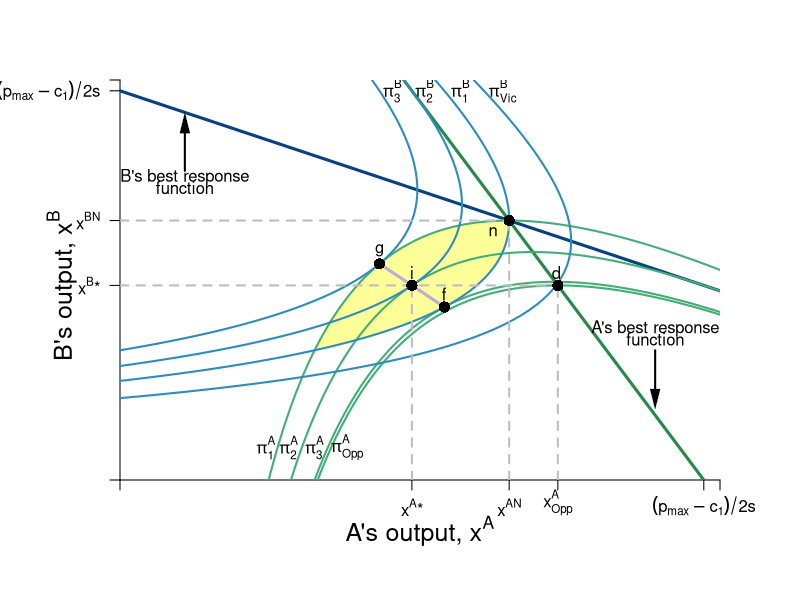

Reproduce this figure in R.
#Graph Designer: Simon Halliday & Madeleine Wettach '20
#Authors: Bowles, Foley and Halliday
#Title: Microeconomics: Competition, Conflict and Coordination

require(shape)
pdf(file = "competitionmarkets/step_by_step_graphs_9/cournot_brfs_profits_step5.pdf", width = 9, height = 7)

#Set parameters for graphics
axislabelsize <- 1.5
graphlinewidth <- 3
segmentlinewidth <- 2

COL <- c("#7fc97f", "#beaed4", "#fdc086", "#ffff99", "#386cb0", "#f0027f", "#bf5b17", "#666666")
COLA <- c("#99d8c9","#66c2a4","#41ae76", "#238b45", "#005824")
COLB <- c("#4eb3d3", "#2b8cbe", "#0868ac","#084081")

par(mar =  c(6, 6, 4, 4))

piA <- function(xa, xb, s = 0.5, pmax = 20, c1 = 2) {
  (pmax - s*xb)*xa - s*(xa)^2 - c1*xa
}

piB <- function(xa, xb, s = 0.5, pmax = 20, c1 = 2) {
  (pmax - s*xa)*xb - s*(xb)^2 - c1*xb
}

brfB <- function(xa, s = 0.5, pmax = 20, c1 = 2) {
  (pmax - c1)/(2*s) - (1/2)*xa
}

brfA <- function(xa, s = 0.5, pmax = 20, c1 = 2) {
  (pmax - c1)/s - 2*xa
}

isoA <- function(xa, s = 0.5, pmax = 20, c1 = 2, piA = 72){
  -(c1*xa - pmax*xa + s*xa^2 + piA)/(s*xa)
}

isoB1 <- function(xa, s = 0.5, pmax = 20, c1 = 2, piB = 72){
  (-sqrt((c1 - pmax + s*xa)^2 - 4*piB*s) - c1 + pmax -s*xa)/(2*s)
}

isoB2 <- function(xa, s = 0.5, pmax = 20, c1 = 2, piB = 72){
  (sqrt((c1 - pmax + s*xa)^2 - 4*piB*s) - c1 + pmax -s*xa)/(2*s)
}


#Input into Wolfram Alpha: solve for x y = 1/b - (0.5*x)/(a*b) - u/(a*b*x)

#solve for y 72 = (p - s*y)*x - s*(x)^2 - c1*x 
#solve for y 72 = (p - s*x)*y - s*(y)^2 - c1*y

xlims <- c(0, 18.5)
ylims <- c(0, 18.5)

npts <- 501 
x <- seq(xlims[1], xlims[2], length.out = npts)
y <- seq(ylims[1], ylims[2], length.out = npts) 
a <- c(72, 81, 90, 91.125)
b <- c(61, 72, 81, 90)

plot(0, 0, xlim = xlims, ylim = ylims, type = "n",
     xlab = expression(paste("")),
     ylab = expression(paste("")), 
     xaxt = "n", 
     yaxt = "n", 
     cex.lab = axislabelsize, 
     bty = "n",
     xaxs="i", 
     yaxs="i")

# ticksy <- seq(from = 0, to = ylims[2], by = 2)
# ylabels <- seq(from = 0, to = ylims[2], by = 2)
# ticksx <- seq(from = 0, to = xlims[2], by = 2)
# xlabels <- seq(from = 0, to = xlims[2], by = 2)
ticksy <- c(0, 9, 12, 18, ylims[2])
ylabels <- c(NA, expression(paste(x^{B},"*")), expression(paste(x^{BN})), expression(paste((p[max] - c[1])/2*s)), NA)
ticksx <- c(0, 9, 12, 13.5, 18, xlims[2])
xlabels <- c(NA, expression(paste(x^{A},"*")), expression(paste(x^{AN})), expression(paste(x[Opp]^{A})), expression(paste( (p[max] - c[1])/2*s )), NA)


axis(1, at = ticksx, pos = 0, labels = xlabels)
axis(2, at = ticksy, pos = 0, labels = ylabels, las = 1)

npts <- 500 
xx1 <- seq(xlims[1], xlims[2], length.out = npts)

#Pareto-improving lens
xpoly1 <- seq(from = 5.95, to = 12, length.out = 500)
ypoly1 <- isoA(xpoly1)
ypoly2 <- isoB1(xpoly1)
polygon(x = c(xpoly1, rev(xpoly1)), y = c(ypoly1, rev(ypoly2)), col=COL[4], density=NULL, border = NA)

#A's Best Response Curve
lines(xx1, brfA(xx1, s = 0.5, pmax = 20, c1 = 2), col = COLA[4], lwd = graphlinewidth)
#B's Best Response Curve
lines(xx1, brfB(xx1, s = 0.5, pmax = 20, c1 = 2), col = COLB[4], lwd = graphlinewidth)

contour(y, x, 
        outer(x, y, piA),
        #labels = c("v1", "v2", "v3"),
        drawlabels = FALSE,
        col = COLA[3],
        #xlab = expression(paste("A's Apples, ", x)),
        #ylab = expression(paste("A's Oranges, ", y)),
        #cex.lab = axislabelsize,
        lwd = segmentlinewidth,
        levels = a, 
        xaxs="i", 
        yaxs="i", 
        add = TRUE) 

mtext(expression(paste("A's output, ", x^A)), side=1, line = 2.5, cex = axislabelsize)
text(-1.8, 9, expression(paste("B's output, ", x^B)), xpd = TRUE, cex = axislabelsize, srt = 90) 

#Add arrows:
#arrows(-0.8, 10, -0.8, 14, xpd = TRUE, length=0.1,angle=40,lwd=3)
#arrows(6.2, -1.7, 9, -1.7, xpd = TRUE, length=0.1,angle=40,lwd=3)


contour(x, y, 
        outer(x, y, piB),
        #labels = c("v1", "v2", "v3"),
        drawlabels = FALSE,
        col = COLB[2],
        #xlab = expression(paste("")),
        #ylab = expression(paste("")),
        lwd = segmentlinewidth,
        levels = b, 
        add = TRUE
        #xaxs="i", 
        #yaxs="i"
) 


#segments(4.11765, 6.17647, 5.88, 8.88, lty = 1, col = COL[2] , lwd = graphlinewidth)
# text(7.3, 3, expression("Pareto Efficient"))
# text(7.3, 2.4, expression("Curve"))
# Arrows(7.3, 3.5, 7.3, 6.1, col = "black", lty = 1, lwd = 2, arr.type = "triangle", arr.lwd = 0.5)

#Label the iso-welfare functions for the HG, Aisha
text(4.5, 1.5, expression(pi[1]^A))
text(5.2, 1.5, expression(pi[2]^A))
text(6, 1.5, expression(pi[3]^A))
text(7, 1.5, expression(pi[Opp]^A))
#text(6.6, 8.3, expression(u[4]^A))

#Label the indifference curves for the HG, Betty
text(11.8, 18, expression(pi[Vic]^B))
text(10.5, 18, expression(pi[1]^B))
text(9.4, 18, expression(pi[2]^B))
text(8.4, 18, expression(pi[3]^B))
#text(3.4, 6.9, expression(v[4]^B))

#Label Nash Equilibrium 
segments(0, 12, 12, 12, lty = 2, col = "gray" , lwd = segmentlinewidth)
segments(12, 0, 12, 12, lty = 2, col = "gray" , lwd = segmentlinewidth)
points(12, 12, pch = 16, col = "black", cex = 1.5)
#text(14, 12.4, expression(paste("Nash Equilibrium")))
text(11.5, 11.5, expression(paste("n")))

#Checking points
#points(5.95, 5.95, pch = 16, col = "black", cex = 1.5)
segments(8, 10, 10, 8, lty = 1, col = COL[2] , lwd = graphlinewidth)


text(9, 9.6, expression(paste("i")))
segments(0, 9, 13.5, 9, lty = 2, col = "gray" , lwd = segmentlinewidth)
segments(9, 0, 9, 9, lty = 2, col = "gray" , lwd = segmentlinewidth)
segments(13.5, 0, 13.5, 9, lty = 2, col = "gray" , lwd = segmentlinewidth)
points(9, 9, pch = 16, col = "black", cex = 1.5)
points(13.5, 9, pch = 16, col = "black", cex = 1.5)
text(13.45, 9.6, expression(paste("d")))


points(10, 8, pch = 16, col = "black", cex = 1.5)
text(10, 8.6, expression(paste("f")))
points(8, 10, pch = 16, col = "black", cex = 1.5)
text(8, 10.6, expression(paste("g")))


# #Annotate Pareto Efficient Curve and relevant points

# points(6, 8, pch = 16, col = "black", cex = 1.5)
# text(6, 8.5, expression(paste("g")))
# 
# points(8, 6, pch = 16, col = "black", cex = 1.5)
# text(7, 7.5, expression(paste("i")))
# 
# points(7, 7, pch = 16, col = "black", cex = 1.5)
# text(8, 6.5, expression(paste("f")))

#points(5.84, 8.77, pch = 16, col = "black", cex = 1.5)

#A's brf
text(2, 14, expression(paste("B's best response")))
text(2, 13.5, expression(paste("function")))
Arrows(2, 14.3, 2, 16.5, col = "black", lty = 1, lwd = 2, arr.type = "triangle", arr.lwd = 0.5)

#B's brf
text(16.5, 7, expression(paste("A's best response")))
text(16.5, 6.5, expression(paste("function")))
Arrows(16.5, 6, 16.5, 3.75, col = "black", lty = 1, lwd = 2, arr.type = "triangle", arr.lwd = 0.5)


dev.off()
